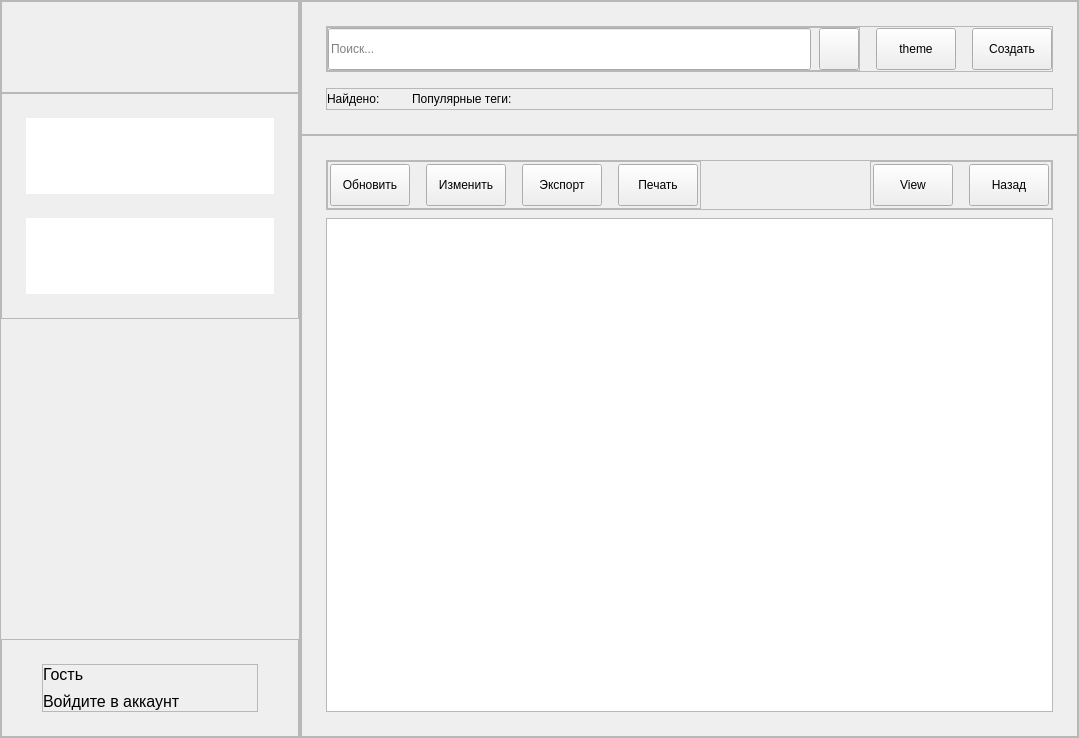
<?xml version="1.0" encoding="UTF-8"?>
<ui version="4.0">
 <class>MainWindow</class>
 <widget class="QMainWindow" name="MainWindow">
  <property name="geometry">
   <rect>
    <x>0</x>
    <y>0</y>
    <width>1079</width>
    <height>738</height>
   </rect>
  </property>
  <property name="sizePolicy">
   <sizepolicy hsizetype="Expanding" vsizetype="Expanding">
    <horstretch>0</horstretch>
    <verstretch>0</verstretch>
   </sizepolicy>
  </property>
  <property name="windowTitle">
   <string>Documents Exp</string>
  </property>
  <widget class="QWidget" name="centralwidget">
   <layout class="QHBoxLayout" name="horizontalLayout">
    <property name="spacing">
     <number>0</number>
    </property>
    <property name="leftMargin">
     <number>0</number>
    </property>
    <property name="topMargin">
     <number>0</number>
    </property>
    <property name="rightMargin">
     <number>0</number>
    </property>
    <property name="bottomMargin">
     <number>0</number>
    </property>
    <item>
     <widget class="QFrame" name="sidebar_frame">
      <property name="minimumSize">
       <size>
        <width>300</width>
        <height>0</height>
       </size>
      </property>
      <property name="maximumSize">
       <size>
        <width>300</width>
        <height>16777215</height>
       </size>
      </property>
      <property name="font">
       <font>
        <pointsize>12</pointsize>
       </font>
      </property>
      <property name="frameShape">
       <enum>QFrame::StyledPanel</enum>
      </property>
      <property name="frameShadow">
       <enum>QFrame::Raised</enum>
      </property>
      <layout class="QVBoxLayout" name="verticalLayout_2">
       <property name="spacing">
        <number>0</number>
       </property>
       <property name="leftMargin">
        <number>0</number>
       </property>
       <property name="topMargin">
        <number>0</number>
       </property>
       <property name="rightMargin">
        <number>0</number>
       </property>
       <property name="bottomMargin">
        <number>0</number>
       </property>
       <item>
        <widget class="QFrame" name="logo_frame">
         <property name="sizePolicy">
          <sizepolicy hsizetype="Expanding" vsizetype="Preferred">
           <horstretch>0</horstretch>
           <verstretch>0</verstretch>
          </sizepolicy>
         </property>
         <property name="frameShape">
          <enum>QFrame::StyledPanel</enum>
         </property>
         <property name="frameShadow">
          <enum>QFrame::Raised</enum>
         </property>
         <layout class="QHBoxLayout" name="horizontalLayout_3">
          <property name="spacing">
           <number>0</number>
          </property>
          <property name="leftMargin">
           <number>24</number>
          </property>
          <property name="topMargin">
           <number>24</number>
          </property>
          <property name="rightMargin">
           <number>24</number>
          </property>
          <property name="bottomMargin">
           <number>24</number>
          </property>
          <item>
           <widget class="LogoLabel" name="logo_label">
            <property name="sizePolicy">
             <sizepolicy hsizetype="Expanding" vsizetype="Preferred">
              <horstretch>0</horstretch>
              <verstretch>0</verstretch>
             </sizepolicy>
            </property>
            <property name="minimumSize">
             <size>
              <width>0</width>
              <height>42</height>
             </size>
            </property>
            <property name="text">
             <string/>
            </property>
           </widget>
          </item>
         </layout>
        </widget>
       </item>
       <item>
        <widget class="QFrame" name="content_frame">
         <property name="frameShape">
          <enum>QFrame::StyledPanel</enum>
         </property>
         <property name="frameShadow">
          <enum>QFrame::Raised</enum>
         </property>
         <layout class="QVBoxLayout" name="verticalLayout">
          <property name="spacing">
           <number>24</number>
          </property>
          <property name="leftMargin">
           <number>24</number>
          </property>
          <property name="topMargin">
           <number>24</number>
          </property>
          <property name="rightMargin">
           <number>24</number>
          </property>
          <property name="bottomMargin">
           <number>24</number>
          </property>
          <item>
           <widget class="SidebarBlock" name="departments_treeView">
            <property name="sizePolicy">
             <sizepolicy hsizetype="Expanding" vsizetype="Preferred">
              <horstretch>0</horstretch>
              <verstretch>0</verstretch>
             </sizepolicy>
            </property>
            <property name="font">
             <font>
              <pointsize>12</pointsize>
             </font>
            </property>
            <property name="frameShape">
             <enum>QFrame::NoFrame</enum>
            </property>
            <property name="frameShadow">
             <enum>QFrame::Plain</enum>
            </property>
            <property name="verticalScrollBarPolicy">
             <enum>Qt::ScrollBarAlwaysOff</enum>
            </property>
            <property name="horizontalScrollBarPolicy">
             <enum>Qt::ScrollBarAlwaysOff</enum>
            </property>
            <property name="sizeAdjustPolicy">
             <enum>QAbstractScrollArea::AdjustToContents</enum>
            </property>
            <property name="animated">
             <bool>false</bool>
            </property>
           </widget>
          </item>
          <item>
           <widget class="SidebarBlock" name="categories_treeView">
            <property name="sizePolicy">
             <sizepolicy hsizetype="Expanding" vsizetype="Preferred">
              <horstretch>0</horstretch>
              <verstretch>0</verstretch>
             </sizepolicy>
            </property>
            <property name="font">
             <font>
              <pointsize>12</pointsize>
             </font>
            </property>
            <property name="frameShape">
             <enum>QFrame::NoFrame</enum>
            </property>
            <property name="frameShadow">
             <enum>QFrame::Plain</enum>
            </property>
            <property name="verticalScrollBarPolicy">
             <enum>Qt::ScrollBarAlwaysOff</enum>
            </property>
            <property name="horizontalScrollBarPolicy">
             <enum>Qt::ScrollBarAlwaysOff</enum>
            </property>
            <property name="sizeAdjustPolicy">
             <enum>QAbstractScrollArea::AdjustToContents</enum>
            </property>
            <property name="animated">
             <bool>false</bool>
            </property>
           </widget>
          </item>
         </layout>
        </widget>
       </item>
       <item>
        <spacer name="verticalSpacer">
         <property name="orientation">
          <enum>Qt::Vertical</enum>
         </property>
         <property name="sizeHint" stdset="0">
          <size>
           <width>20</width>
           <height>40</height>
          </size>
         </property>
        </spacer>
       </item>
       <item>
        <widget class="QFrame" name="profile_frame">
         <property name="frameShape">
          <enum>QFrame::StyledPanel</enum>
         </property>
         <property name="frameShadow">
          <enum>QFrame::Raised</enum>
         </property>
         <layout class="QHBoxLayout" name="horizontalLayout_2">
          <property name="spacing">
           <number>8</number>
          </property>
          <property name="leftMargin">
           <number>24</number>
          </property>
          <property name="topMargin">
           <number>24</number>
          </property>
          <property name="rightMargin">
           <number>24</number>
          </property>
          <property name="bottomMargin">
           <number>24</number>
          </property>
          <item>
           <widget class="ProfileIconLabel" name="profile_icon_label">
            <property name="font">
             <font>
              <pointsize>10</pointsize>
             </font>
            </property>
            <property name="text">
             <string/>
            </property>
           </widget>
          </item>
          <item>
           <widget class="QFrame" name="profile_data_frame">
            <property name="sizePolicy">
             <sizepolicy hsizetype="Expanding" vsizetype="Preferred">
              <horstretch>0</horstretch>
              <verstretch>0</verstretch>
             </sizepolicy>
            </property>
            <property name="frameShape">
             <enum>QFrame::StyledPanel</enum>
            </property>
            <property name="frameShadow">
             <enum>QFrame::Raised</enum>
            </property>
            <layout class="QVBoxLayout" name="verticalLayout_3">
             <property name="spacing">
              <number>8</number>
             </property>
             <property name="leftMargin">
              <number>0</number>
             </property>
             <property name="topMargin">
              <number>0</number>
             </property>
             <property name="rightMargin">
              <number>0</number>
             </property>
             <property name="bottomMargin">
              <number>0</number>
             </property>
             <item>
              <widget class="QLabel" name="profile_name_label">
               <property name="text">
                <string>Гость</string>
               </property>
              </widget>
             </item>
             <item>
              <widget class="QLabel" name="profile_info_label">
               <property name="text">
                <string>Войдите в аккаунт</string>
               </property>
              </widget>
             </item>
            </layout>
           </widget>
          </item>
          <item>
           <widget class="IconLabel" name="profile_arrow_label">
            <property name="sizePolicy">
             <sizepolicy hsizetype="Minimum" vsizetype="Preferred">
              <horstretch>0</horstretch>
              <verstretch>0</verstretch>
             </sizepolicy>
            </property>
            <property name="font">
             <font>
              <pointsize>10</pointsize>
             </font>
            </property>
            <property name="frameShape">
             <enum>QFrame::NoFrame</enum>
            </property>
            <property name="text">
             <string/>
            </property>
            <property name="alignment">
             <set>Qt::AlignCenter</set>
            </property>
           </widget>
          </item>
         </layout>
        </widget>
       </item>
      </layout>
     </widget>
    </item>
    <item>
     <widget class="QFrame" name="main_frame">
      <property name="frameShape">
       <enum>QFrame::StyledPanel</enum>
      </property>
      <property name="frameShadow">
       <enum>QFrame::Raised</enum>
      </property>
      <layout class="QVBoxLayout" name="verticalLayout_4">
       <property name="spacing">
        <number>0</number>
       </property>
       <property name="leftMargin">
        <number>0</number>
       </property>
       <property name="topMargin">
        <number>0</number>
       </property>
       <property name="rightMargin">
        <number>0</number>
       </property>
       <property name="bottomMargin">
        <number>0</number>
       </property>
       <item>
        <widget class="QFrame" name="navbar_frame">
         <property name="frameShape">
          <enum>QFrame::StyledPanel</enum>
         </property>
         <property name="frameShadow">
          <enum>QFrame::Raised</enum>
         </property>
         <layout class="QVBoxLayout" name="verticalLayout_5">
          <property name="spacing">
           <number>16</number>
          </property>
          <property name="leftMargin">
           <number>24</number>
          </property>
          <property name="topMargin">
           <number>24</number>
          </property>
          <property name="rightMargin">
           <number>24</number>
          </property>
          <property name="bottomMargin">
           <number>24</number>
          </property>
          <item>
           <widget class="QFrame" name="navbar_actions_frame">
            <property name="frameShape">
             <enum>QFrame::StyledPanel</enum>
            </property>
            <property name="frameShadow">
             <enum>QFrame::Raised</enum>
            </property>
            <layout class="QHBoxLayout" name="horizontalLayout_4">
             <property name="spacing">
              <number>16</number>
             </property>
             <property name="leftMargin">
              <number>0</number>
             </property>
             <property name="topMargin">
              <number>0</number>
             </property>
             <property name="rightMargin">
              <number>0</number>
             </property>
             <property name="bottomMargin">
              <number>0</number>
             </property>
             <item>
              <widget class="QFrame" name="search_frame">
               <property name="frameShape">
                <enum>QFrame::StyledPanel</enum>
               </property>
               <property name="frameShadow">
                <enum>QFrame::Raised</enum>
               </property>
               <layout class="QHBoxLayout" name="horizontalLayout_6">
                <property name="spacing">
                 <number>8</number>
                </property>
                <property name="leftMargin">
                 <number>0</number>
                </property>
                <property name="topMargin">
                 <number>0</number>
                </property>
                <property name="rightMargin">
                 <number>0</number>
                </property>
                <property name="bottomMargin">
                 <number>0</number>
                </property>
                <item>
                 <widget class="IconLineEdit" name="search_lineEdit">
                  <property name="minimumSize">
                   <size>
                    <width>0</width>
                    <height>42</height>
                   </size>
                  </property>
                  <property name="placeholderText">
                   <string>Поиск...</string>
                  </property>
                 </widget>
                </item>
                <item>
                 <widget class="TertiaryButton" name="search_filters_pushButton">
                  <property name="minimumSize">
                   <size>
                    <width>0</width>
                    <height>42</height>
                   </size>
                  </property>
                  <property name="text">
                   <string/>
                  </property>
                 </widget>
                </item>
               </layout>
              </widget>
             </item>
             <item>
              <widget class="QPushButton" name="theme_pushButton">
               <property name="minimumSize">
                <size>
                 <width>0</width>
                 <height>42</height>
                </size>
               </property>
               <property name="text">
                <string>theme</string>
               </property>
              </widget>
             </item>
             <item>
              <widget class="PrimaryButton" name="create_pushButton">
               <property name="minimumSize">
                <size>
                 <width>0</width>
                 <height>42</height>
                </size>
               </property>
               <property name="text">
                <string>Создать</string>
               </property>
              </widget>
             </item>
            </layout>
           </widget>
          </item>
          <item>
           <widget class="QFrame" name="navbar_info_frame">
            <property name="frameShape">
             <enum>QFrame::StyledPanel</enum>
            </property>
            <property name="frameShadow">
             <enum>QFrame::Raised</enum>
            </property>
            <layout class="QHBoxLayout" name="horizontalLayout_5">
             <property name="spacing">
              <number>32</number>
             </property>
             <property name="leftMargin">
              <number>0</number>
             </property>
             <property name="topMargin">
              <number>0</number>
             </property>
             <property name="rightMargin">
              <number>0</number>
             </property>
             <property name="bottomMargin">
              <number>0</number>
             </property>
             <item>
              <widget class="IconLabel" name="fided_label">
               <property name="sizePolicy">
                <sizepolicy hsizetype="Preferred" vsizetype="Preferred">
                 <horstretch>0</horstretch>
                 <verstretch>0</verstretch>
                </sizepolicy>
               </property>
               <property name="text">
                <string>Найдено:</string>
               </property>
              </widget>
             </item>
             <item>
              <widget class="IconLabel" name="tags_label">
               <property name="sizePolicy">
                <sizepolicy hsizetype="Preferred" vsizetype="Preferred">
                 <horstretch>0</horstretch>
                 <verstretch>0</verstretch>
                </sizepolicy>
               </property>
               <property name="text">
                <string>Популярные теги:</string>
               </property>
              </widget>
             </item>
             <item>
              <spacer name="horizontalSpacer">
               <property name="orientation">
                <enum>Qt::Horizontal</enum>
               </property>
               <property name="sizeHint" stdset="0">
                <size>
                 <width>40</width>
                 <height>20</height>
                </size>
               </property>
              </spacer>
             </item>
            </layout>
           </widget>
          </item>
         </layout>
        </widget>
       </item>
       <item>
        <widget class="QFrame" name="main_content_frame">
         <property name="frameShape">
          <enum>QFrame::StyledPanel</enum>
         </property>
         <property name="frameShadow">
          <enum>QFrame::Raised</enum>
         </property>
         <layout class="QVBoxLayout" name="verticalLayout_6">
          <property name="spacing">
           <number>8</number>
          </property>
          <property name="leftMargin">
           <number>24</number>
          </property>
          <property name="topMargin">
           <number>24</number>
          </property>
          <property name="rightMargin">
           <number>24</number>
          </property>
          <property name="bottomMargin">
           <number>24</number>
          </property>
          <item>
           <widget class="QFrame" name="toolbar_frame">
            <property name="frameShape">
             <enum>QFrame::StyledPanel</enum>
            </property>
            <property name="frameShadow">
             <enum>QFrame::Raised</enum>
            </property>
            <layout class="QHBoxLayout" name="horizontalLayout_7">
             <property name="spacing">
              <number>0</number>
             </property>
             <property name="leftMargin">
              <number>0</number>
             </property>
             <property name="topMargin">
              <number>0</number>
             </property>
             <property name="rightMargin">
              <number>0</number>
             </property>
             <property name="bottomMargin">
              <number>0</number>
             </property>
             <item>
              <widget class="QFrame" name="data_toolbar_frame">
               <property name="frameShape">
                <enum>QFrame::StyledPanel</enum>
               </property>
               <property name="frameShadow">
                <enum>QFrame::Raised</enum>
               </property>
               <layout class="QHBoxLayout" name="horizontalLayout_9">
                <property name="spacing">
                 <number>16</number>
                </property>
                <property name="leftMargin">
                 <number>2</number>
                </property>
                <property name="topMargin">
                 <number>2</number>
                </property>
                <property name="rightMargin">
                 <number>2</number>
                </property>
                <property name="bottomMargin">
                 <number>2</number>
                </property>
                <item>
                 <widget class="TertiaryButton" name="update_pushButton">
                  <property name="minimumSize">
                   <size>
                    <width>0</width>
                    <height>42</height>
                   </size>
                  </property>
                  <property name="text">
                   <string>Обновить</string>
                  </property>
                 </widget>
                </item>
                <item>
                 <widget class="TertiaryButton" name="edit_pushButton">
                  <property name="minimumSize">
                   <size>
                    <width>0</width>
                    <height>42</height>
                   </size>
                  </property>
                  <property name="text">
                   <string>Изменить</string>
                  </property>
                 </widget>
                </item>
                <item>
                 <widget class="TertiaryButton" name="export_pushButton">
                  <property name="minimumSize">
                   <size>
                    <width>0</width>
                    <height>42</height>
                   </size>
                  </property>
                  <property name="text">
                   <string>Экспорт</string>
                  </property>
                 </widget>
                </item>
                <item>
                 <widget class="TertiaryButton" name="print_pushButton">
                  <property name="minimumSize">
                   <size>
                    <width>0</width>
                    <height>42</height>
                   </size>
                  </property>
                  <property name="text">
                   <string>Печать</string>
                  </property>
                 </widget>
                </item>
               </layout>
              </widget>
             </item>
             <item>
              <spacer name="horizontalSpacer_2">
               <property name="orientation">
                <enum>Qt::Horizontal</enum>
               </property>
               <property name="sizeType">
                <enum>QSizePolicy::MinimumExpanding</enum>
               </property>
               <property name="sizeHint" stdset="0">
                <size>
                 <width>32</width>
                 <height>20</height>
                </size>
               </property>
              </spacer>
             </item>
             <item>
              <widget class="QFrame" name="table_toolbar_frame">
               <property name="frameShape">
                <enum>QFrame::StyledPanel</enum>
               </property>
               <property name="frameShadow">
                <enum>QFrame::Raised</enum>
               </property>
               <layout class="QHBoxLayout" name="horizontalLayout_8">
                <property name="spacing">
                 <number>16</number>
                </property>
                <property name="leftMargin">
                 <number>2</number>
                </property>
                <property name="topMargin">
                 <number>2</number>
                </property>
                <property name="rightMargin">
                 <number>2</number>
                </property>
                <property name="bottomMargin">
                 <number>2</number>
                </property>
                <item>
                 <widget class="TertiaryButton" name="change_view_pushButton">
                  <property name="minimumSize">
                   <size>
                    <width>0</width>
                    <height>42</height>
                   </size>
                  </property>
                  <property name="text">
                   <string>View</string>
                  </property>
                 </widget>
                </item>
                <item>
                 <widget class="TertiaryButton" name="back_pushButton">
                  <property name="minimumSize">
                   <size>
                    <width>0</width>
                    <height>42</height>
                   </size>
                  </property>
                  <property name="text">
                   <string>Назад</string>
                  </property>
                 </widget>
                </item>
               </layout>
              </widget>
             </item>
            </layout>
           </widget>
          </item>
          <item>
           <widget class="QTableView" name="tableView"/>
          </item>
         </layout>
        </widget>
       </item>
      </layout>
     </widget>
    </item>
   </layout>
  </widget>
 </widget>
 <customwidgets>
  <customwidget>
   <class>LogoLabel</class>
   <extends>QLabel</extends>
   <header>.custom_widgets</header>
  </customwidget>
  <customwidget>
   <class>PrimaryButton</class>
   <extends>QPushButton</extends>
   <header>.custom_widgets</header>
  </customwidget>
  <customwidget>
   <class>TertiaryButton</class>
   <extends>QPushButton</extends>
   <header>.custom_widgets</header>
  </customwidget>
  <customwidget>
   <class>SidebarBlock</class>
   <extends>QTreeView</extends>
   <header>.custom_widgets</header>
  </customwidget>
  <customwidget>
   <class>IconLabel</class>
   <extends>QLabel</extends>
   <header>.custom_widgets</header>
  </customwidget>
  <customwidget>
   <class>ProfileIconLabel</class>
   <extends>QLabel</extends>
   <header>.custom_widgets</header>
  </customwidget>
  <customwidget>
   <class>IconLineEdit</class>
   <extends>QLineEdit</extends>
   <header>.custom_widgets</header>
  </customwidget>
 </customwidgets>
 <resources>
  <include location="../../resources/icons/icons_resources.qrc"/>
 </resources>
 <connections/>
</ui>
